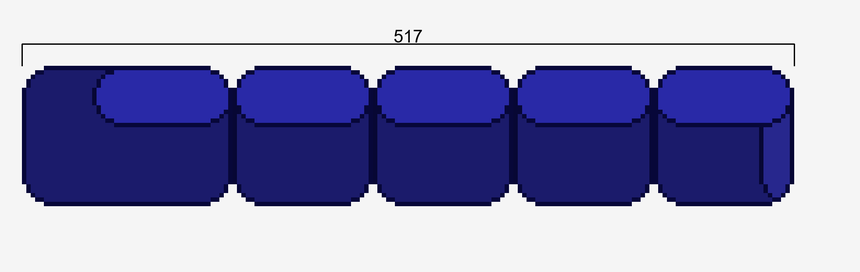
#> input picture Photo/Construction/CA0205050503/cells.png, 860 x 272 px, shrunk from 1960 x 620 before the run
$ python -i LUTO_Magazine_Products.py   (imports and definitions only)
#> lines starting #> are read from the running program, lines starting #| are printed output that depends on the picture; after the words box and inside, x2 and y2 are one past the last pixel; in counts of white or black regions, pixels touching at a corner belong together
#> further down, picture is the input picture: PIL image 860x272 RGB; mean R, G, B 147.7, 147.7, 187.7
import os
from PIL import Image, ImageDraw, ImageFont

# Словарь соответствия букв типа и русских названий
TYPE_NAMES = {
    'A': 'Бауэн',
    'P': 'Тайль',
    'R': 'Бальт',
    'K': 'Царт',
    'Z': 'Андэр',
    'T': 'Вельтраум',
    'F': 'Зофа',
    'J': 'Фэст',
    'G': 'Унви',
    'V': 'Вэрт'
}

BASE_DIR = "Photo"
PRODUCTS_DIR = os.path.join(BASE_DIR, "Products")
MAGAZINE_DIR = os.path.join(BASE_DIR, "LUTO_Magazine")

# Параметры обрезки фона
WHITE_THRESHOLD = 240          # пиксели ярче этого считаются фоном
# Параметры рамки
BORDER_PERCENT = 0.05          # размер рамки в процентах от меньшей стороны изображения
# Параметры полей для текста
TEXT_PADDING = 10               # отступ внутри поля
MIN_FONT_SIZE = 10
MAX_FONT_SIZE = 200
FONT_STEP = 1                   # шаг изменения шрифта при подборе

# [36 lines left out: functions get_font, find_latest_image, not called in this run]

def crop_white_borders(image, threshold=WHITE_THRESHOLD):
    """
    Обрезает белые поля изображения.
    Возвращает новое изображение без лишнего фона.
    """
#> called with threshold = 240
    gray = image.convert('L')
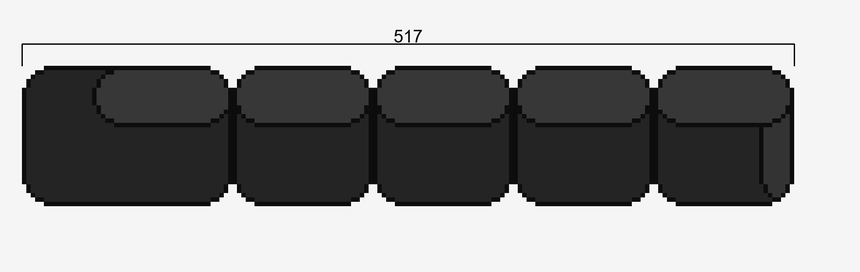
#> gray: PIL image 860x272 L; min 0, max 255, mean 152.2
    # Пиксели ярче threshold считаем фоном (белым), остальные – объектом (чёрным)
    mask = gray.point(lambda p: 255 if p < threshold else 0, mode='1')
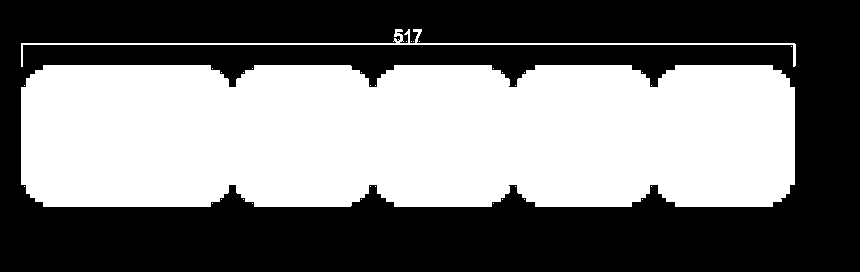
#> mask: PIL image 860x272 1; 45.8% white; 35 white regions (33 under 20 px), largest, box (x1, y1, x2, y2) and area: (21, 65, 795, 207) 105328, (21, 29, 796, 67) 1841
    bbox = mask.getbbox()
#> bbox = (21, 29, 796, 207)
    if bbox:
        return image.crop(bbox)
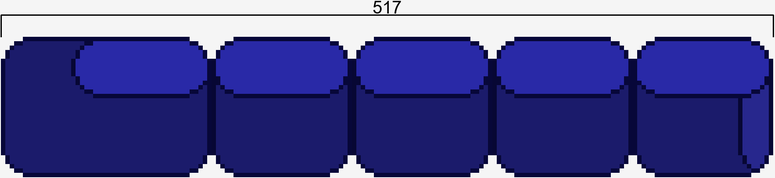
#> returned value: PIL image 775x178 RGB; mean R, G, B 80, 80, 147.8
    else:
        return image

# [132 lines left out: functions add_white_border, get_optimal_font_size, create_magazine_image, main, not called in this run]

# [2 lines not run here, left out]

>>> from PIL import Image
>>> picture = Image.open('Photo/Construction/CA0205050503/cells.png')
>>> result = crop_white_borders(picture)

$ run again, on Photo/Construction/CA02050505050605050506/cells.png
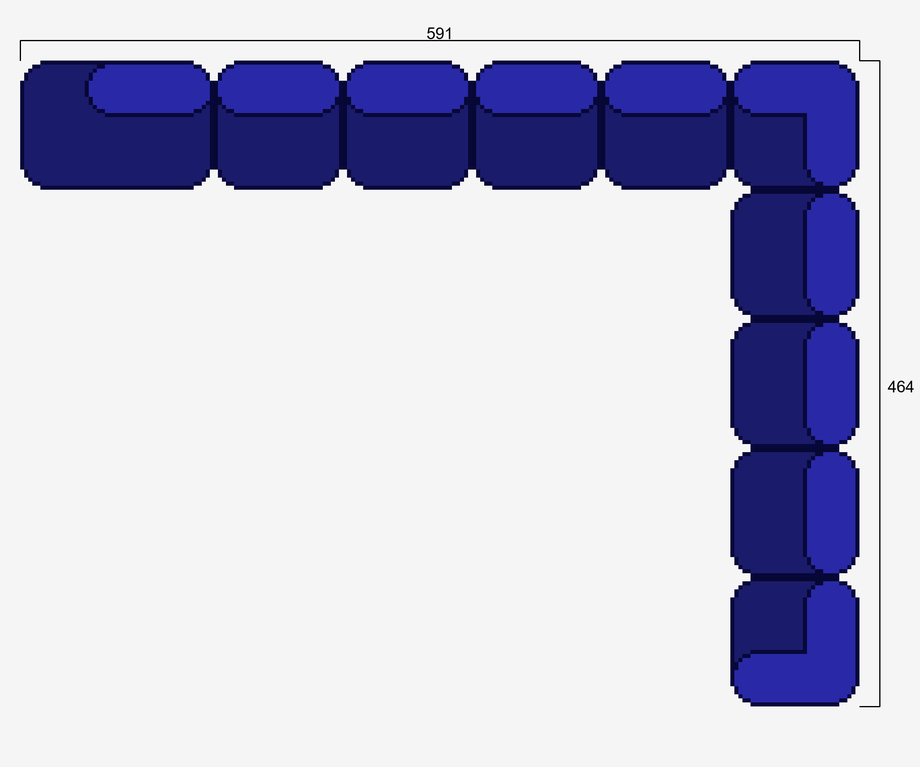
#> input picture Photo/Construction/CA02050505050605050506/cells.png, 920 x 767 px, shrunk from 2280 x 1900 before the run
#> picture is the input picture: PIL image 920x767 RGB; mean R, G, B 193.1, 193.1, 214.9
#> in crop_white_borders, `mask = gray.point(lambda p: 255 if p < threshold else 0, mode='1')`:
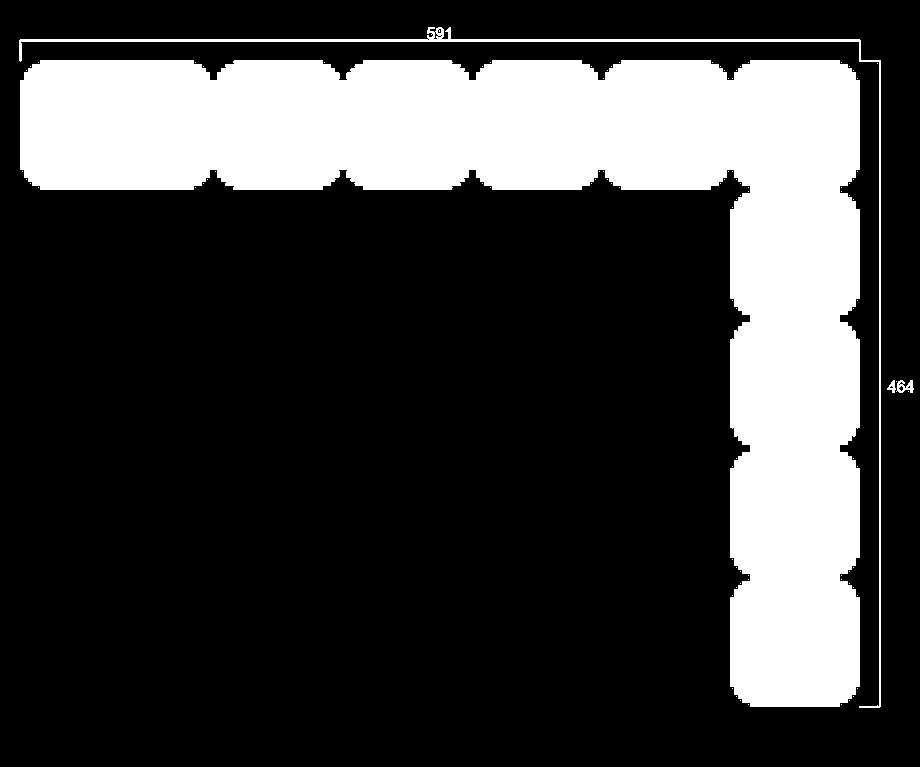
#> mask: PIL image 920x767 1; 24.6% white; 98 white regions (94 under 20 px), largest, box (x1, y1, x2, y2) and area: (20, 60, 860, 707) 169049, (19, 27, 881, 708) 4170, (896, 380, 914, 393) 135, (887, 380, 896, 393) 60
#> bbox = (19, 27, 914, 708)
#> in crop_white_borders, `return image.crop(bbox)`:
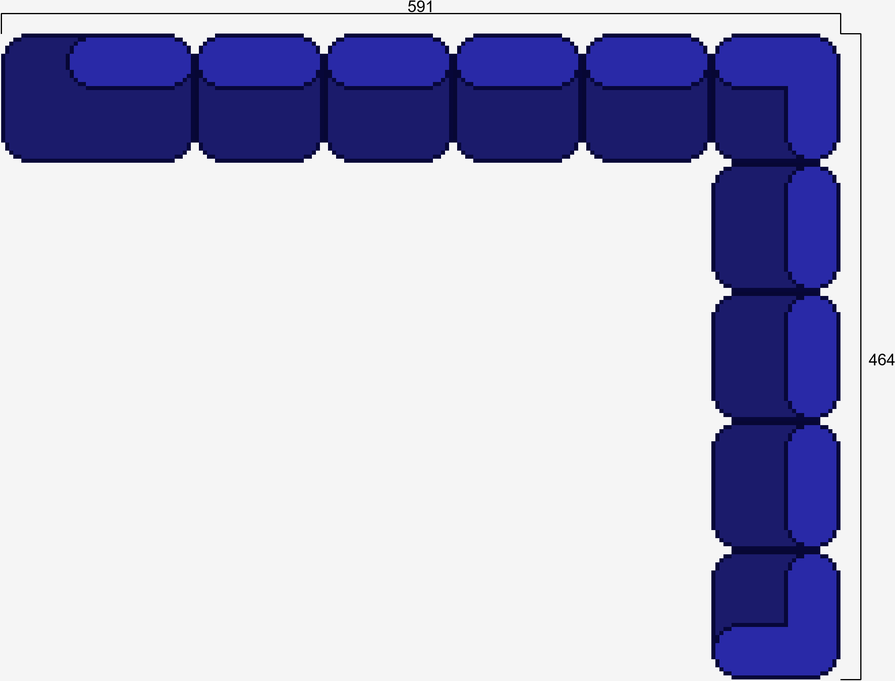
#> returned value: PIL image 895x681 RGB; mean R, G, B 184.9, 184.9, 210.2
